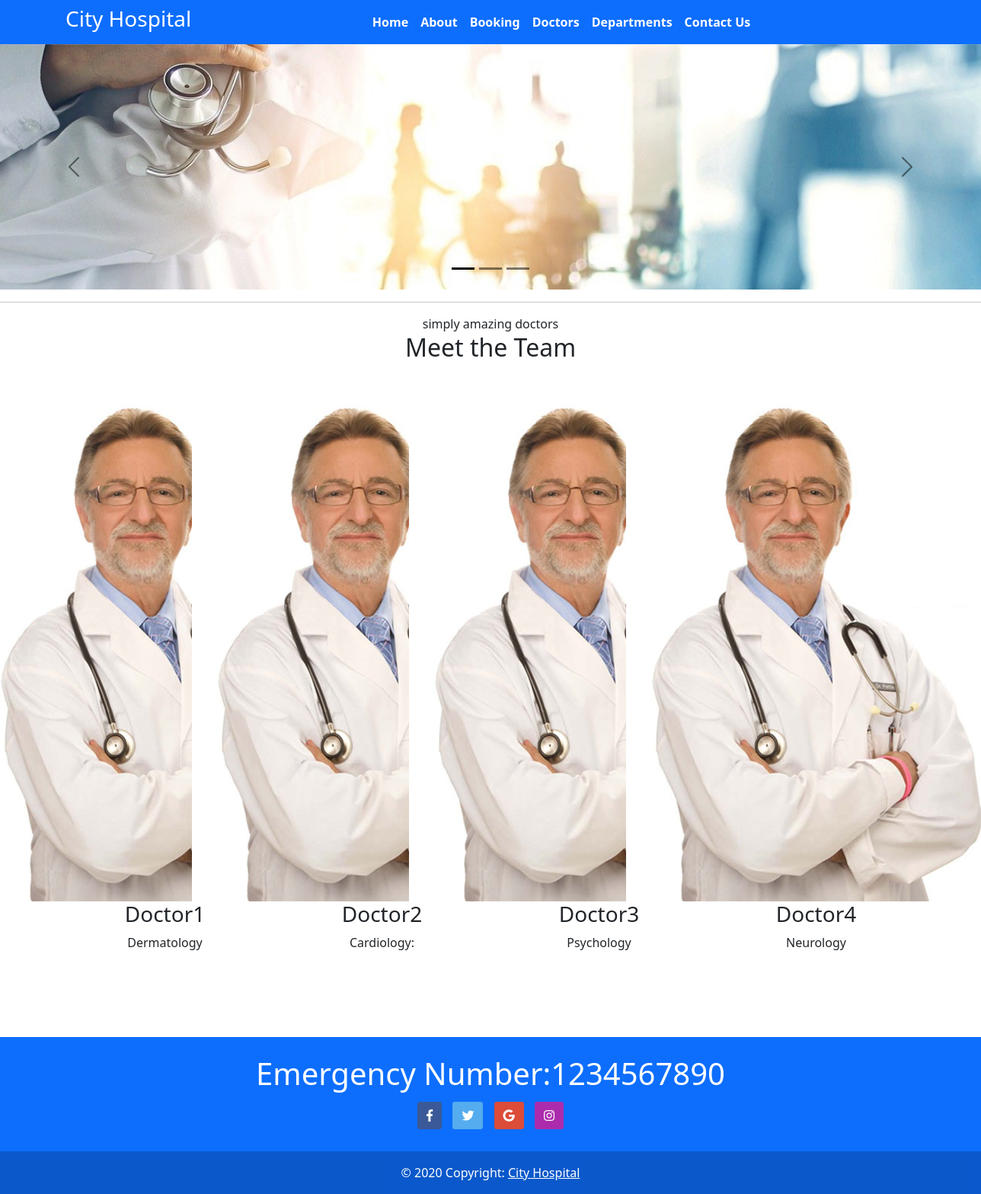
The page / on the database its author committed.
### home/models.py (models this page shows, shortened)
class Doctors(models.Model):
    name = models.CharField(max_length=250)
    spec = models.CharField(max_length=250)
    dep_name = models.ForeignKey(Departments, on_delete=models.CASCADE)
    image = models.ImageField(upload_to='doctors')

class Departments(models.Model):
    dep_name = models.CharField(max_length=250)
    dep_description = models.TextField()
    def __str__(self):
        return self.dep_name

### home/views.py (the view)
# urls.py: path('',views.index,name='home'),
def index(request):
    doc=Doctors.objects.all()
    return render(request, 'index.html',{'doctors':doc})

### templates/index.html (shortened to what this page needs)
{% extends 'base.html'%}
{% block content %}
{% load static %}
<div id="carouselExampleDark" class="carousel carousel-dark slide" data-bs-ride="carousel">
    <div class="carousel-indicators">
      <button type="button" data-bs-target="#carouselExampleDark" data-bs-slide-to="0" class="active" aria-current="true" aria-label="Slide 1"></button>
      <button type="button" data-bs-target="#carouselExampleDark" data-bs-slide-to="1" aria-label="Slide 2"></button>
      <button type="button" data-bs-target="#carouselExampleDark" data-bs-slide-to="2" aria-label="Slide 3"></button>
    </div>
    <div class="carousel-inner">
      <div class="carousel-item active" data-bs-interval="10000">
        <img src="{% static '/images/car1.jpg'%}" class="d-block w-100" alt="...">
      </div>
    </div>
    <button class="carousel-control-prev" type="button" data-bs-target="#carouselExampleDark" data-bs-slide="prev">
      <span class="carousel-control-prev-icon" aria-hidden="true"></span>
    </button>
    <button class="carousel-control-next" type="button" data-bs-target="#carouselExampleDark" data-bs-slide="next">
      <span class="carousel-control-next-icon" aria-hidden="true"></span>
    </button>
  </div>
  <hr>
  <div class="team">
		<div class="container">
			<div class="row">
				<div class="col text-center">
					<div class="section_subtitle">simply amazing doctors</div>
					<div class="section_title"><h2>Meet the Team</h2></div>
				</div>
			</div>
			<div class="row team_row">
				{% for i in doctors %}
				<div class="col-xl-3 col-md-6 w-10">
					<div class="team_item d-flex flex-column align-items-center justify-content-start text-center">
						<div class="team_image"><img src="{{i.image.url}}" alt=""></div>
						<div class="team_content">
							<div class="team_title"><h3 href="#">{{i.name}}</h3></div>
							<div class="team_text">
								<p>{{i.dep_name}}</p>
							</div>
						</div>
					</div>
				</div>
				{% endfor %}
			</div>
		</div>
	</div>
{% endblock %}

### templates/base.html (shortened to what this page needs)
{% load static %}
<!DOCTYPE html>
<html>
  <head>
    <link rel="stylesheet"
      href=" https://cdn.jsdelivr.net/npm/bootstrap@5.1.3/dist/css/bootstrap.min.css ">
    <link rel="stylesheet"
      href="https://use.fontawesome.com/releases/v5.2.0/css/all.css">
      <link rel="stylesheet" href="{% static 'css/style.css' %}">
  </head>
  <body>
    <nav class="navbar bg-primary navbar-expand-md ">
      <div class="container">
        <div class="col-2 text-left pl-md-0">
          <h3 class="text-white"> City Hospital </h3>
        </div>
        <div class="collapse navbar-collapse justify-content-center col-md-8 navbar-collapse-3">
          <ul class="navbar-nav justify-content-center  fw-bold">
            <li class="nav-item active">
              <a class="nav-link text-white" href="{% url 'home' %}">Home </a>
            </li>
            <li class="nav-item">
              <a class="nav-link text-white" href="{% url 'about' %}">About</a>
            </li>
            <li class="nav-item">
              <a class="nav-link text-white" href="{% url 'booking' %}">Booking</a>
            </li>
            <li class="nav-item">
              <a class="nav-link text-white" href="{% url 'doctors' %}">Doctors</a>
            </li>
            <li class="nav-item">
              <a class="nav-link text-white" href="{% url 'department' %}">Departments</a>
            </li>
            <li class="nav-item">
              <a class="nav-link text-white" href="{% url 'contact' %}">Contact Us</a>
            </li>
          </ul>
        </div>
      </div>
    </nav>
    {% block content %} {% endblock %}
  <section class=" mt-5 pt-5">
    <footer class="bg-primary text-center text-white">
      <div class="container p-4 pb-0">
          <h1>Emergency Number:1234567890</h1>
        <section class="mb-4">
          <a
            class="btn btn-primary btn-floating m-1"
            style="background-color: #3b5998;"
            href="#!"
            role="button"
            ><i class="fab fa-facebook-f"></i
          ></a>
          <a
            class="btn btn-primary btn-floating m-1"
            style="background-color: #55acee;"
            href="#!"
            role="button"
            ><i class="fab fa-twitter"></i
          ></a>
          <a
            class="btn btn-primary btn-floating m-1"
            style="background-color: #dd4b39;"
            href="#!"
            role="button"
            ><i class="fab fa-google"></i
          ></a>
          <a
            class="btn btn-primary btn-floating m-1"
            style="background-color: #ac2bac;"
            href="#!"
            role="button"
            ><i class="fab fa-instagram"></i
          ></a>
        </section>
      </div>
      <div class="text-center p-3" style="background-color: rgba(0, 0, 0, 0.2);">
        © 2020 Copyright:
        <a class="text-white" href="#">City Hospital</a>
      </div>
    </footer>
  </body>
</html>

### rows shown on the page
Doctors: image (picture), name "Doctor1", dep_name "Dermatology"
Doctors: image (picture), name "Doctor2", dep_name "Cardiology:"
Doctors: image (picture), name "Doctor3", dep_name "Psychology"
Doctors: image (picture), name "Doctor4", dep_name "Neurology"
